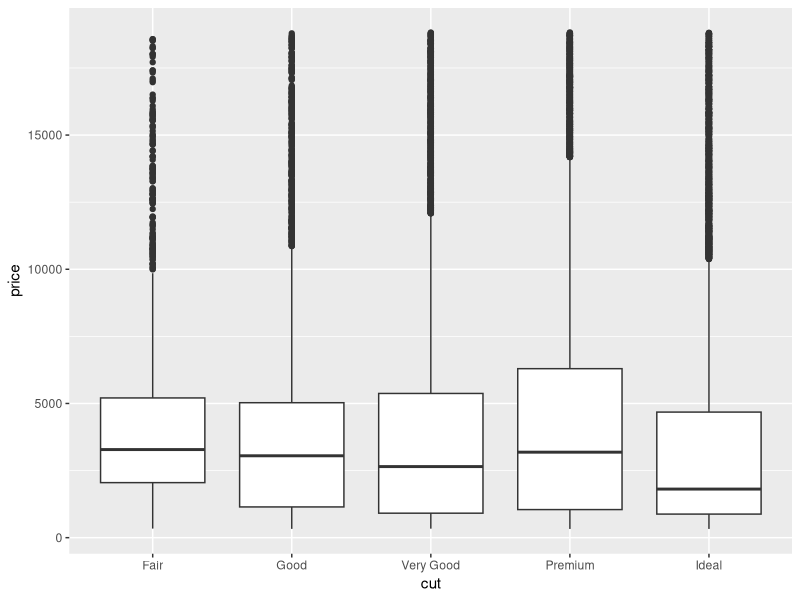
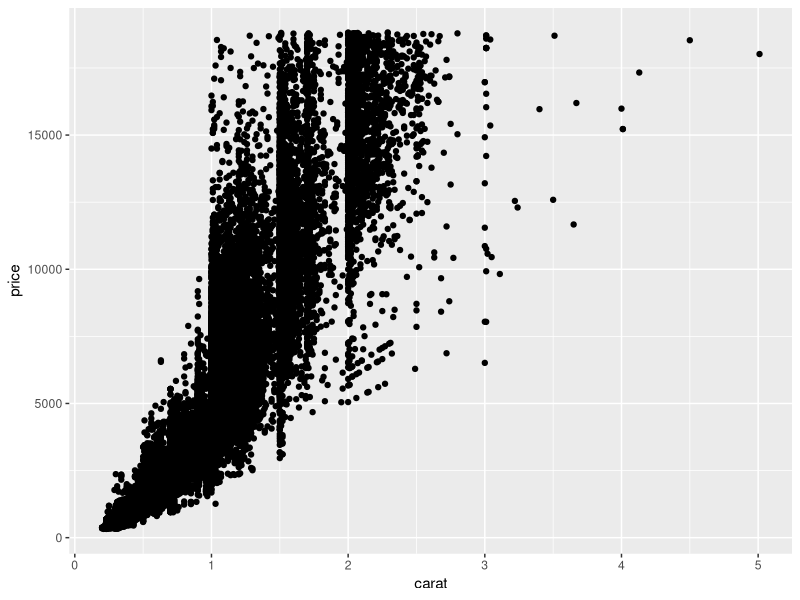

Source code (R) for these figures, in order:
## ---- chunk 1
knitr::opts_chunk$set(echo = TRUE)
library(tidyverse)
## ---- chunk 2
ggplot(data=diamonds,mapping=aes(x=cut,y=price))+
  geom_boxplot()
## ---- chunk 3
ggplot(data=diamonds,mapping=aes(x=carat,y=price))+
  geom_point()
